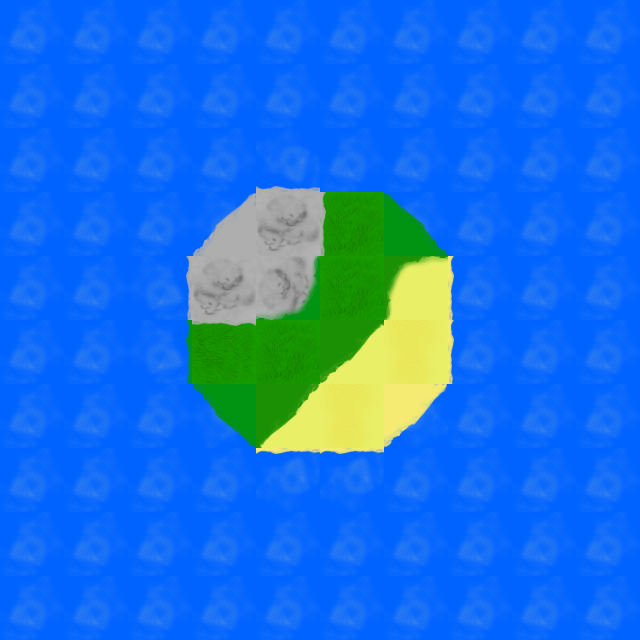

The image is a tile-based game level rendered from a .tmx file. Its description and complete source (layers, tilesets, objects, tile grids) follow:
An orthogonal 10x10 tile map with 64x64 px tiles, 1 tile layer (Capa de patrones 1).

<map version="1.2" tiledversion="1.3.2" orientation="orthogonal" renderorder="right-down" compressionlevel="-1" width="10" height="10" tilewidth="64" tileheight="64" infinite="0" nextlayerid="2" nextobjectid="1">
 <tileset firstgid="1" source="megatiles.tsx" />
 <layer id="1" name="Capa de patrones 1" width="10" height="10">
  <data encoding="csv">
1,1,1,1,1,1,1,1,1,1,
1,1,1,1,1,1,1,1,1,1,
1,1,1,1,1610612752,1,1,1,1,1,
1,1,1,2147483665,15,19,7,1,1,1,
1,1,2147483664,15,1610612747,5,2684354574,26,1,1,
1,1,2147483654,2684354579,5,2684354573,25,26,1,1,
1,1,1,3221225479,1073741837,25,2684354587,1,1,1,
1,1,1,1,536870938,536870938,1,1,1,1,
1,1,1,1,1,1,1,1,1,1,
1,1,1,1,1,1,1,1,1,1
</data>
 </layer>
</map>
